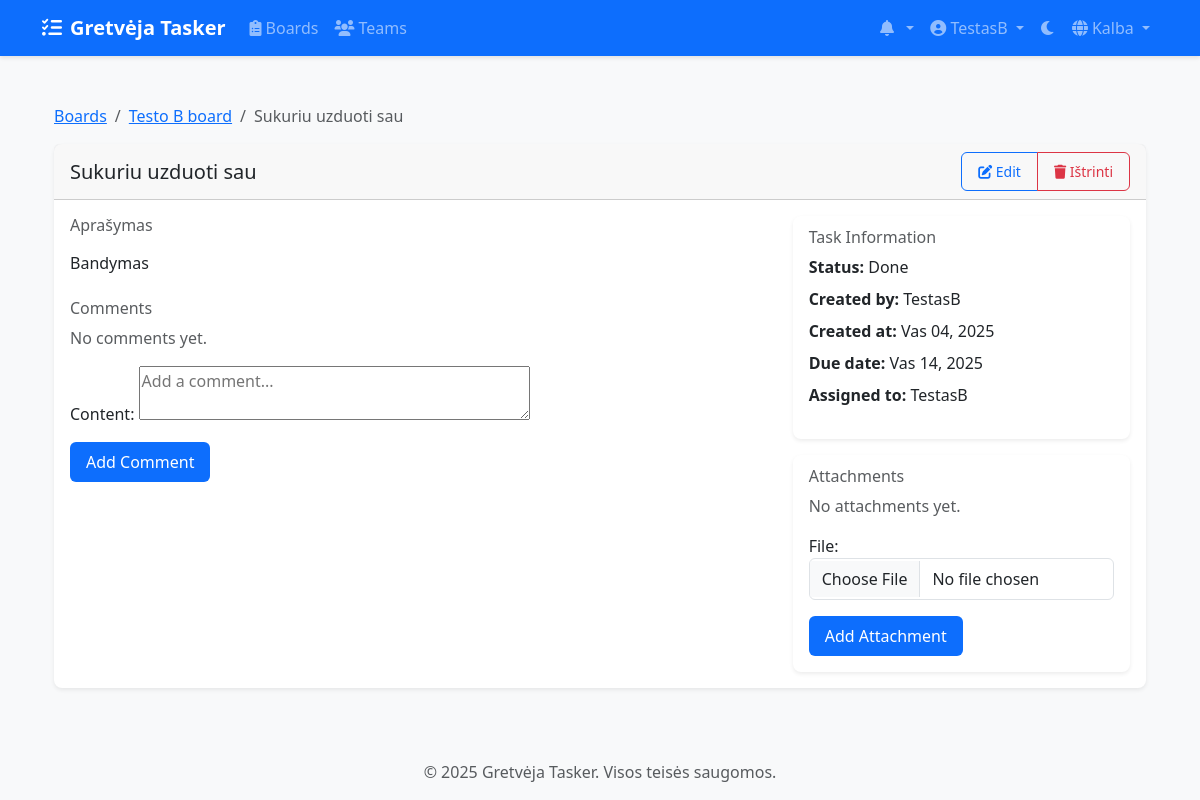
Page /lt/boards/tasks/3/ (signed in) on the earlier database version.
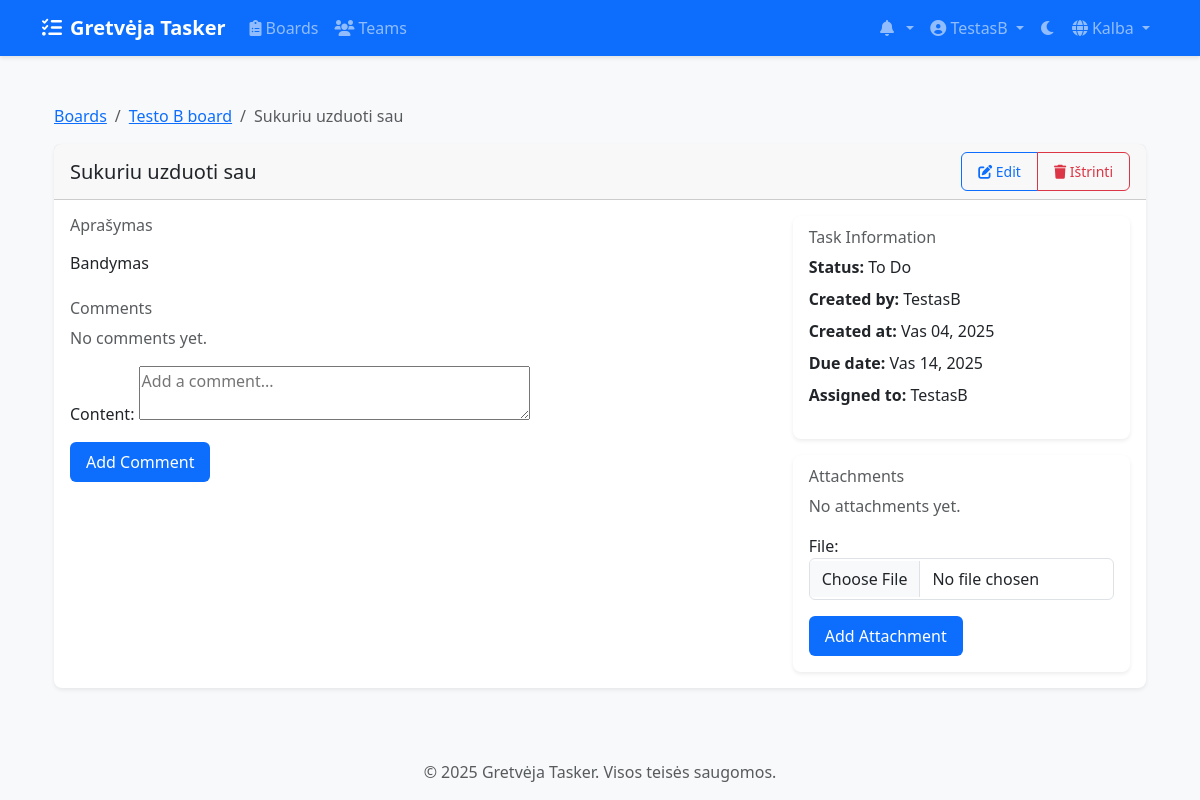
Same page on the later database version.
### boards/models.py (models this page shows, shortened)
class Task(models.Model):
    PRIORITY_CHOICES = [
        ('low', 'Low'),
        ('medium', 'Medium'),
        ('high', 'High'),
    ]
    title = models.CharField(max_length=200)
    description = models.TextField(blank=True)
    column = models.ForeignKey(Column, on_delete=models.CASCADE, related_name='tasks')
    created_by = models.ForeignKey(
        settings.AUTH_USER_MODEL,
        on_delete=models.CASCADE,
        related_name='created_tasks'
    )
    assigned_to = models.ForeignKey(
        settings.AUTH_USER_MODEL,
        on_delete=models.SET_NULL,
        null=True,
        blank=True,
        related_name='assigned_tasks'
    )
    created_at = models.DateTimeField(auto_now_add=True)
    updated_at = models.DateTimeField(auto_now=True)
    due_date = models.DateTimeField(null=True, blank=True)
    priority = models.CharField(
        max_length=10,
        choices=PRIORITY_CHOICES,
        default='medium'
    )
    position = models.PositiveIntegerField()
    labels = models.ManyToManyField('Label', blank=True)
    class Meta:
        ordering = ['position']

class Column(models.Model):
    COLUMN_TYPES = [
        ('todo', 'Padaryti'),
        ('doing', 'Daroma'),
        ('done', 'Atlikta'),
        ('rejected', 'Atmesta'),
    ]
    board = models.ForeignKey(Board, on_delete=models.CASCADE, related_name='columns')
    title = models.CharField(max_length=100)
    type = models.CharField(max_length=20, choices=COLUMN_TYPES)
    position = models.PositiveIntegerField()
    color = ColorField(default='#FF0000')
    class Meta:
        ordering = ['position']

### accounts/models.py (models this page shows, shortened)
class CustomUser(AbstractUser):
    email = models.EmailField(_('email address'), unique=True)
    avatar = models.ImageField(upload_to='avatars/', null=True, blank=True)
    bio = models.TextField(max_length=500, blank=True)
    theme_preference = models.CharField(
        max_length=10,
        choices=[('light', 'Light'), ('dark', 'Dark')],
        default='light'
    )
    notification_preferences = models.JSONField(
        default=dict,
        help_text=_('User notification preferences')
    )
    class Meta:
        verbose_name = _('user')
        verbose_name_plural = _('users')

### boards/views/task_views.py (the view)
# urls.py: path('tasks/<int:task_id>/', views.task_detail, name='task_detail'),
@login_required
def task_detail(request, task_id):
    task = get_object_or_404(Task, id=task_id)
    if not can_manage_task(request.user, task):
        messages.error(request, "You don't have permission to view this task.")
        return redirect('boards:board_detail', board_id=task.column.board.id)
    comment_form = TaskCommentForm()
    attachment_form = TaskAttachmentForm()
    return render(request, 'boards/task_detail.html', {
        'task': task,
        'board': task.column.board,
        'comments': task.comments.all().order_by('-created_at'),
        'attachments': task.attachments.all().order_by('-uploaded_at'),
        'comment_form': comment_form,
        'attachment_form': attachment_form,
        'can_edit': can_manage_task(request.user, task)
    })

### boards/forms.py
class TaskCommentForm(forms.ModelForm):
    class Meta:
        model = TaskComment
        fields = ['content']
        widgets = {
            'content': forms.Textarea(attrs={'rows': 2, 'placeholder': 'Add a comment...'}),
        }

class TaskAttachmentForm(forms.ModelForm):
    class Meta:
        model = TaskAttachment
        fields = ['file']
        widgets = {
            'file': forms.FileInput(attrs={'class': 'form-control'}),
        }

### boards/permissions.py (called while the page is built)
def can_view_board(user, board):
    return (board.owner == user or
            (board.team and user in board.team.members.all()))

def can_manage_task(user, task):
    return can_view_board(user, task.column.board)

### templates/boards/task_detail.html (shortened to what the changed rows need)
{% extends 'base.html' %}
{% load i18n %}
{% load static %}
{% block content %}
<div class="container mt-4">
    <nav aria-label="breadcrumb">
        <ol class="breadcrumb">
            <li class="breadcrumb-item"><a href="{% url 'boards:board_list' %}">{% trans "Boards" %}</a></li>
            <li class="breadcrumb-item"><a href="{% url 'boards:board_detail' board.id %}">{{ board.title }}</a></li>
            <li class="breadcrumb-item active" aria-current="page">{{ task.title }}</li>
        </ol>
    </nav>
    <div class="card shadow-sm">
        <div class="card-header d-flex justify-content-between align-items-center">
            <h5 class="mb-0">{{ task.title }}</h5>
            {% if can_edit %}
            <div class="btn-group">
                <a href="{% url 'boards:task_edit' task.id %}" class="btn btn-sm btn-outline-primary">
                </a>
                <a href="{% url 'boards:task_delete' task.id %}" class="btn btn-sm btn-outline-danger">
                </a>
            </div>
            {% endif %}
        </div>
        <div class="card-body">
            <div class="row">
                <div class="col-md-8">
                    <div class="mb-4">
                        <p class="mb-3">{{ task.description|linebreaks }}</p>
                    </div>
                </div>
                <div class="col-md-4">
                    <div class="card mb-3">
                        <div class="card-body">
                            <ul class="list-unstyled">
                                <li class="mb-2">
                                    <strong>{% trans "Status" %}:</strong> {{ task.column.title }}
                                </li>
                                <li class="mb-2">
                                    <strong>{% trans "Created by" %}:</strong> {{ task.created_by.username }}
                                </li>
                                <li class="mb-2">
                                    <strong>{% trans "Created at" %}:</strong> {{ task.created_at|date:"M d, Y" }}
                                </li>
                                <li class="mb-2">
                                    <strong>{% trans "Due date" %}:</strong>
                                    {% if task.due_date %}
                                        {{ task.due_date|date:"M d, Y" }}
                                    {% else %}
                                        {% trans "Not set" %}
                                    {% endif %}
                                </li>
                                <li>
                                    <strong>{% trans "Assigned to" %}:</strong>
                                    {% if task.assigned_to %}
                                        {{ task.assigned_to.username }}
                                    {% else %}
                                        {% trans "Unassigned" %}
                                    {% endif %}
                                </li>
                            </ul>
                        </div>
                    </div>
                </div>
            </div>
        </div>
    </div>
</div>
{% endblock %}

Differences in the rows shown:
changed Task "Sukuriu uzduoti sau": column "Done" → "To Do"
